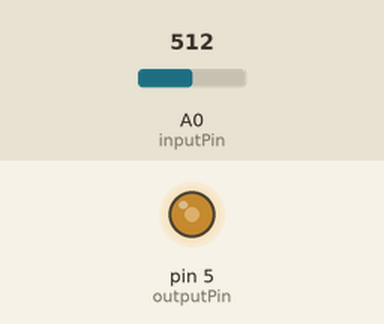
Recording of a sketch running on a simulated Arduino Uno, built with avr-gcc and run on an emulated ATmega328P. On the bench: output pins drawn as LEDs (lit = HIGH). The inputs (shaded band) are chosen by the test bench; at power-on: A0 (inputPin) = 512. What the sketch prints to the serial monitor is not drawn.

Above: at 1.2 s.
1.3 s: A0 (inputPin) set to 716
At 2.4 s:
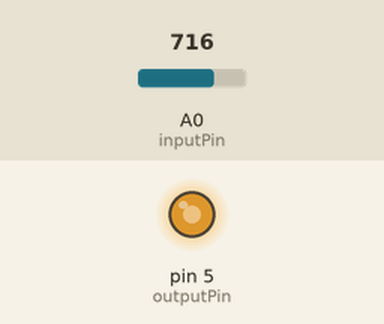
2.8 s: A0 (inputPin) set to 900
At 3.5 s:
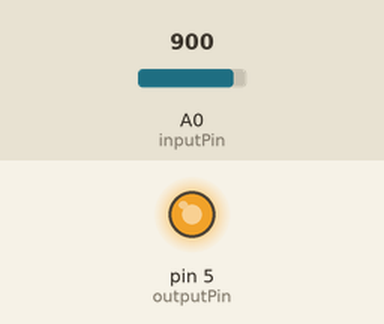
4.3 s: A0 (inputPin) set to 122
At 4.7 s:
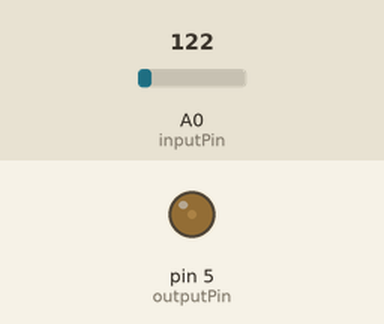
5.8 s: A0 (inputPin) set to 0
At 7.0 s:
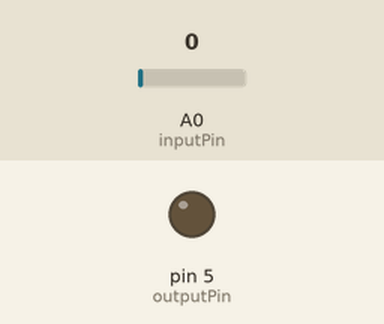
7.3 s: A0 (inputPin) set to 511
At 8.1 s:
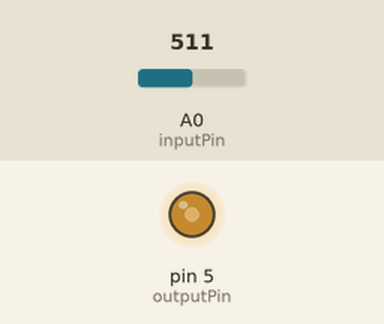
Timing chart, 0 to 9.8 s (numbered marks = the images above; inputs shaded):
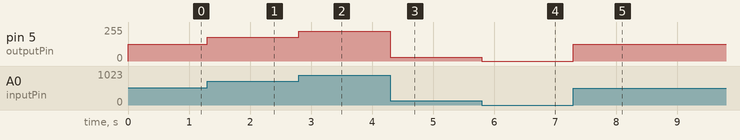

The sketch:

pot_led.ino
```cpp
// Pins
int inputPin = 0;
int outputPin = 5;

void setup() {

  Serial.begin(115200);

  // Setup pins
  pinMode(inputPin, INPUT);
  pinMode(outputPin, OUTPUT);
}

void loop() {

  // Read pin
  int pinState = analogRead(inputPin);
  int intensity = (int) (pinState/1024. * 255.);

  Serial.println(intensity);

  // Control LED accordingly
  analogWrite(outputPin, intensity);
  delay(1);
}
```

Measured:
- after the input at 1.3 s, pin 5 (outputPin): 127/255 → 178/255 at once
- after the input at 2.8 s, pin 5 (outputPin): 178/255 → 224/255 at once
- after the input at 4.3 s, pin 5 (outputPin): 224/255 → 30/255 at once
- after the input at 5.8 s, pin 5 (outputPin): 30/255 → 0/255 at once
- after the input at 7.3 s, pin 5 (outputPin): 0/255 → 127/255 at once
